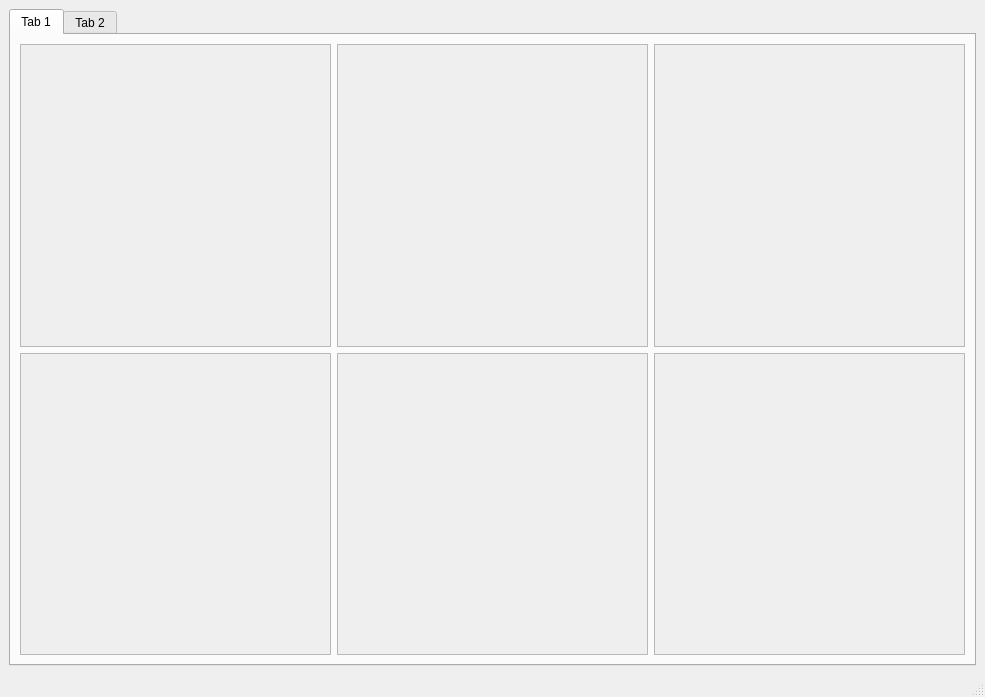
<?xml version="1.0" encoding="UTF-8"?>
<ui version="4.0">
 <class>MainWindow</class>
 <widget class="QMainWindow" name="MainWindow">
  <property name="geometry">
   <rect>
    <x>0</x>
    <y>0</y>
    <width>985</width>
    <height>697</height>
   </rect>
  </property>
  <property name="windowTitle">
   <string>MainWindow</string>
  </property>
  <widget class="QWidget" name="centralwidget">
   <layout class="QGridLayout" name="gridLayout">
    <item row="0" column="0">
     <widget class="QTabWidget" name="tabWidget">
      <property name="currentIndex">
       <number>0</number>
      </property>
      <widget class="QWidget" name="tab">
       <attribute name="title">
        <string>Tab 1</string>
       </attribute>
       <layout class="QVBoxLayout" name="verticalLayout">
        <item>
         <layout class="QHBoxLayout" name="horizontalLayout">
          <item>
           <widget class="QScrollArea" name="scrollArea">
            <property name="widgetResizable">
             <bool>true</bool>
            </property>
            <widget class="QWidget" name="scrollAreaWidgetContents">
             <property name="geometry">
              <rect>
               <x>0</x>
               <y>0</y>
               <width>308</width>
               <height>286</height>
              </rect>
             </property>
            </widget>
           </widget>
          </item>
          <item>
           <widget class="QScrollArea" name="scrollArea_2">
            <property name="widgetResizable">
             <bool>true</bool>
            </property>
            <widget class="QWidget" name="scrollAreaWidgetContents_2">
             <property name="geometry">
              <rect>
               <x>0</x>
               <y>0</y>
               <width>309</width>
               <height>286</height>
              </rect>
             </property>
            </widget>
           </widget>
          </item>
          <item>
           <widget class="QScrollArea" name="scrollArea_5">
            <property name="widgetResizable">
             <bool>true</bool>
            </property>
            <widget class="QWidget" name="scrollAreaWidgetContents_9">
             <property name="geometry">
              <rect>
               <x>0</x>
               <y>0</y>
               <width>308</width>
               <height>286</height>
              </rect>
             </property>
            </widget>
           </widget>
          </item>
         </layout>
        </item>
        <item>
         <layout class="QHBoxLayout" name="horizontalLayout_2">
          <item>
           <widget class="QScrollArea" name="scrollArea_7">
            <property name="widgetResizable">
             <bool>true</bool>
            </property>
            <widget class="QWidget" name="scrollAreaWidgetContents_13">
             <property name="geometry">
              <rect>
               <x>0</x>
               <y>0</y>
               <width>308</width>
               <height>286</height>
              </rect>
             </property>
            </widget>
           </widget>
          </item>
          <item>
           <widget class="QScrollArea" name="scrollArea_4">
            <property name="widgetResizable">
             <bool>true</bool>
            </property>
            <widget class="QWidget" name="scrollAreaWidgetContents_8">
             <property name="geometry">
              <rect>
               <x>0</x>
               <y>0</y>
               <width>309</width>
               <height>286</height>
              </rect>
             </property>
            </widget>
           </widget>
          </item>
          <item>
           <widget class="QScrollArea" name="scrollArea_3">
            <property name="widgetResizable">
             <bool>true</bool>
            </property>
            <widget class="QWidget" name="scrollAreaWidgetContents_7">
             <property name="geometry">
              <rect>
               <x>0</x>
               <y>0</y>
               <width>308</width>
               <height>286</height>
              </rect>
             </property>
            </widget>
           </widget>
          </item>
         </layout>
        </item>
       </layout>
      </widget>
      <widget class="QWidget" name="tab_2">
       <attribute name="title">
        <string>Tab 2</string>
       </attribute>
       <layout class="QVBoxLayout" name="verticalLayout_2">
        <item>
         <widget class="QScrollArea" name="scrollArea_10">
          <property name="widgetResizable">
           <bool>true</bool>
          </property>
          <widget class="QWidget" name="scrollAreaWidgetContents_16">
           <property name="geometry">
            <rect>
             <x>0</x>
             <y>0</y>
             <width>943</width>
             <height>288</height>
            </rect>
           </property>
          </widget>
         </widget>
        </item>
        <item>
         <widget class="QScrollArea" name="scrollArea_9">
          <property name="widgetResizable">
           <bool>true</bool>
          </property>
          <widget class="QWidget" name="scrollAreaWidgetContents_15">
           <property name="geometry">
            <rect>
             <x>0</x>
             <y>0</y>
             <width>943</width>
             <height>288</height>
            </rect>
           </property>
          </widget>
         </widget>
        </item>
       </layout>
      </widget>
     </widget>
    </item>
   </layout>
  </widget>
  <widget class="QMenuBar" name="menubar">
   <property name="geometry">
    <rect>
     <x>0</x>
     <y>0</y>
     <width>985</width>
     <height>22</height>
    </rect>
   </property>
  </widget>
  <widget class="QStatusBar" name="statusbar"/>
 </widget>
 <resources/>
 <connections/>
</ui>
